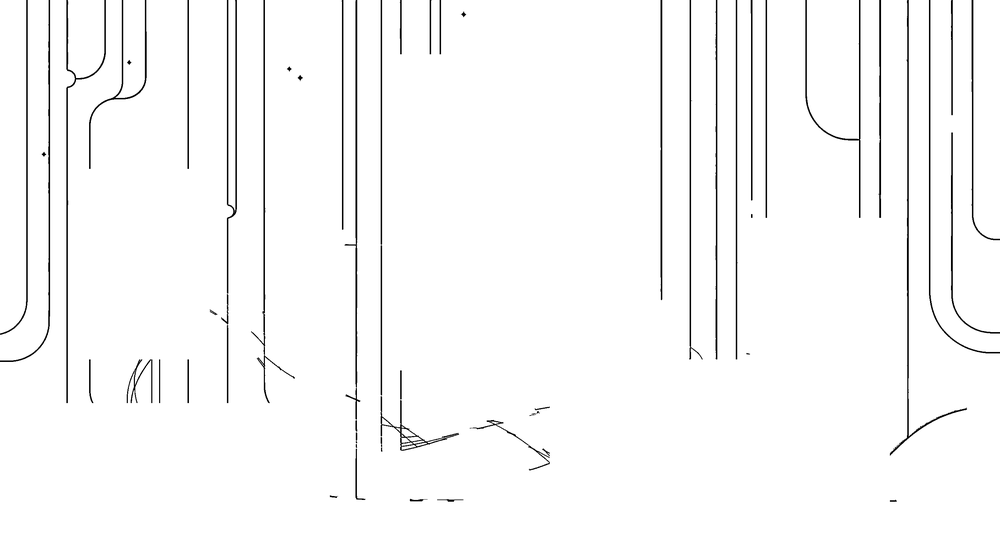
#> input picture _art/layer_circuit.png, 1000 x 545 px, shrunk from 2816 x 1536 before the run
$ python flows_split.py
#> lines starting #> are read from the running program, lines starting #| are printed output that depends on the picture; after the words box and inside, x2 and y2 are one past the last pixel; in counts of white or black regions, pixels touching at a corner belong together
#!/usr/bin/env python3
"""Separate smooth 'flow' lines from angular 'circuit' traces.

Heuristic (from observation): flow lines keep a roughly constant width and make
no sharp turns — they are long, smooth, diagonal curves. Circuit traces are
axis-aligned (long vertical runs) and/or turn sharply (~90deg corners).

Method: skeletonise -> split into arcs at junctions -> for each arc measure its
sharpest local turn and how axis-aligned it is -> classify -> paint the original
thick pixels by nearest skeleton arc.
"""
import numpy as np
from PIL import Image
from skimage.morphology import skeletonize
from scipy import ndimage as ndi

SRC = "layer_circuit.png"      # black-on-white: circuit + flows mixed
SAMPLE = 7                     # px between tangent samples (smooths pixel noise)
SHARP_DEG = 52                 # a local turn above this => a corner => circuit
AXIS_DEG = 20                  # within this of vertical/horizontal => axis-aligned
AXIS_FRAC = 0.58               # arc mostly axis-aligned => circuit
MIN_FLOW_LEN = 45              # px; shorter smooth arcs aren't confidently flows


def order_arc(coords_set, start):
    """Walk a degree<=2 pixel set into an ordered point list from `start`."""
    pts = [start]
    seen = {start}
    cur = start
    while True:
        y, x = cur
        nxt = None
        for dy in (-1, 0, 1):
            for dx in (-1, 0, 1):
                if dy == 0 and dx == 0:
                    continue
                c = (y + dy, x + dx)
                if c in coords_set and c not in seen:
                    nxt = c
                    break
            if nxt:
                break
        if nxt is None:
            break
        pts.append(nxt)
        seen.add(nxt)
        cur = nxt
    return pts


def classify(pts, is_loop):
    """Return 'flow' or 'circuit' for an ordered arc."""
    if is_loop:                      # closed loop => terminal dot / ring => circuit
        return "circuit"
    if len(pts) < SAMPLE * 2:
        return "circuit"
    samp = pts[::SAMPLE]
    if len(samp) < 3:
        return "circuit"
    angs = []
    for (y0, x0), (y1, x1) in zip(samp, samp[1:]):
        angs.append(np.degrees(np.arctan2(y1 - y0, x1 - x0)))
    angs = np.array(angs)
    # local turning between consecutive tangent samples
    turn = np.abs((np.diff(angs) + 180) % 360 - 180)
    sharp = turn.max() if len(turn) else 0.0
    # verticality: a long vertical run is the circuit signature (flows are never
    # long-vertical, though they may run flat, so horizontal is NOT a circuit cue)
    m = angs % 180
    vert_frac = float((np.abs(m - 90) < AXIS_DEG).mean())

    if sharp > SHARP_DEG:
        return "circuit"
    if vert_frac > AXIS_FRAC:
        return "circuit"
    if len(pts) >= MIN_FLOW_LEN:
        return "flow"
    return "circuit"


def main():
    mask = np.asarray(Image.open(SRC).convert("L")) < 128
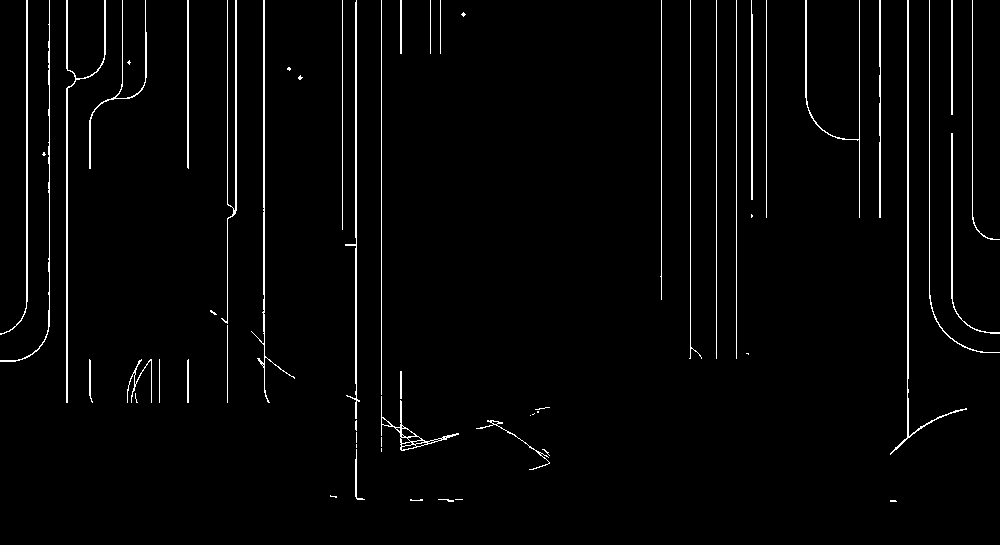
#> mask: shape (545, 1000) bool; 2.4% white in thin lines or dots
    skel = skeletonize(mask)
#> skel: shape (545, 1000) bool; 1.6% white in thin lines or dots

    # neighbour count -> junctions (deg>=3)
    k = np.ones((3, 3), int)
    deg = ndi.convolve(skel.astype(int), k, mode="constant") - skel
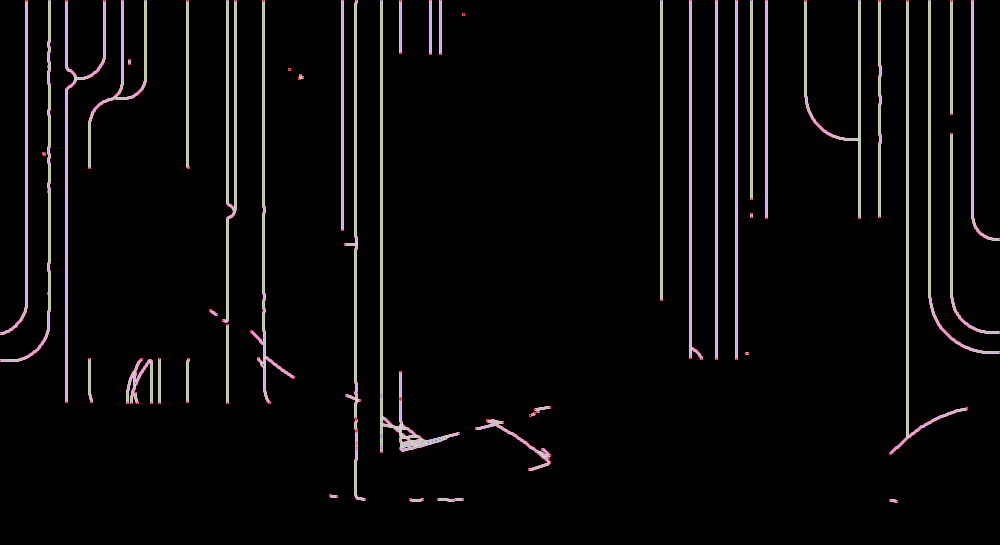
#> deg: shape (545, 1000) int64; 8 distinct labels, from 0 to 7; one colour per label, 0 black
    junctions = skel & (deg >= 3)
#> junctions: shape (545, 1000) bool; 0.03% white in thin lines or dots, all inside (x1, y1, x2, y2) = (75, 76, 909, 455)
    arcs_mask = skel & ~junctions
#> arcs_mask: shape (545, 1000) bool; 1.6% white in thin lines or dots

    lbl, n = ndi.label(arcs_mask, structure=np.ones((3, 3)))
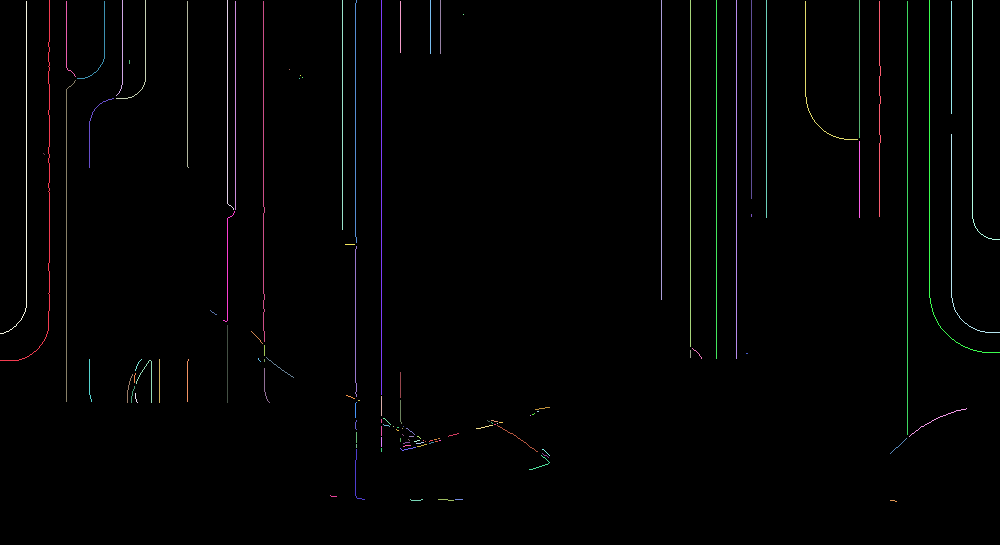
#> lbl: shape (545, 1000) int32; 129 distinct labels, from 0 to 128; one colour per label, 0 black
#> n = 128
    print(f"{n} arcs")
#| 128 arcs

    skel_class = np.zeros(skel.shape, np.uint8)  # 1=circuit, 2=flow
    for i in range(1, n + 1):
        ys, xs = np.nonzero(lbl == i)
        coords = set(zip(ys.tolist(), xs.tolist()))
        # start at an endpoint if there is one
        start = None
        for c in coords:
            y, x = c
            nb = sum((y + dy, x + dx) in coords
                     for dy in (-1, 0, 1) for dx in (-1, 0, 1)
                     if not (dy == 0 and dx == 0))
            if nb == 1:
                start = c
                break
        is_loop = start is None      # no endpoint => closed loop
        if start is None:
            start = next(iter(coords))
        pts = order_arc(coords, start)
        cls = classify(pts, is_loop)
        val = 2 if cls == "flow" else 1
        for (y, x) in coords:
            skel_class[y, x] = val
#> this loop made 128 passes
#> (ys, xs) on passes 30, 32, 33: ([14], [463]), ([69], [289]), ([75], [300])

    # paint thick pixels by nearest classified skeleton pixel
    nz = skel_class > 0
    _, (iy, ix) = ndi.distance_transform_edt(~nz, return_indices=True)
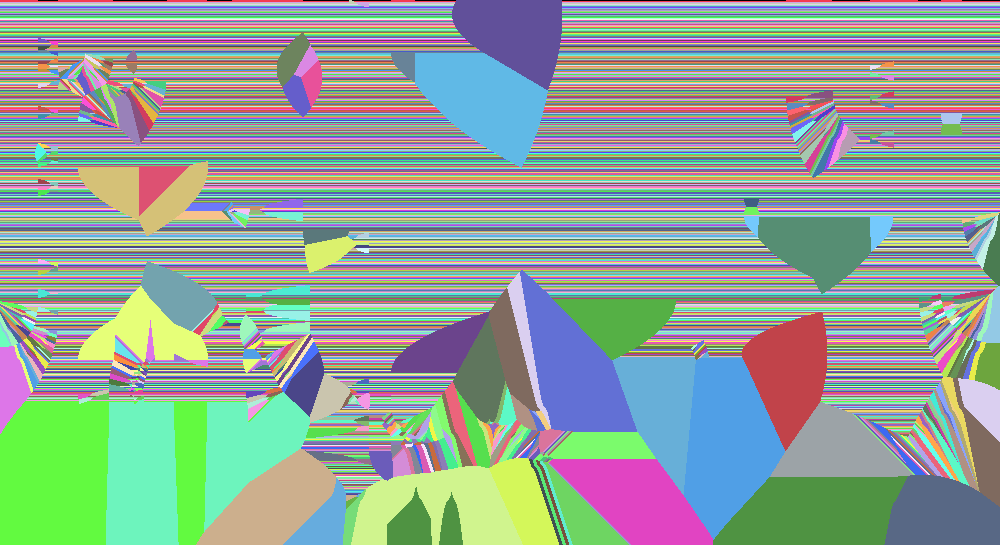
#> iy: shape (545, 1000) int32; 502 distinct labels, from 0 to 501; one colour per label, 0 black
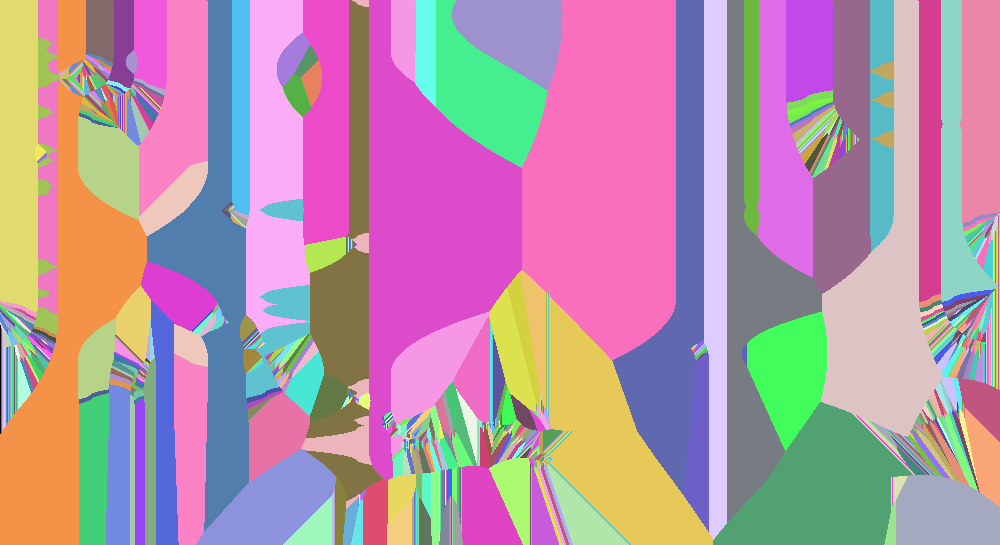
#> ix: shape (545, 1000) int32; 562 distinct labels, from 0 to 999; one colour per label, 0 black
    nearest = skel_class[iy, ix]
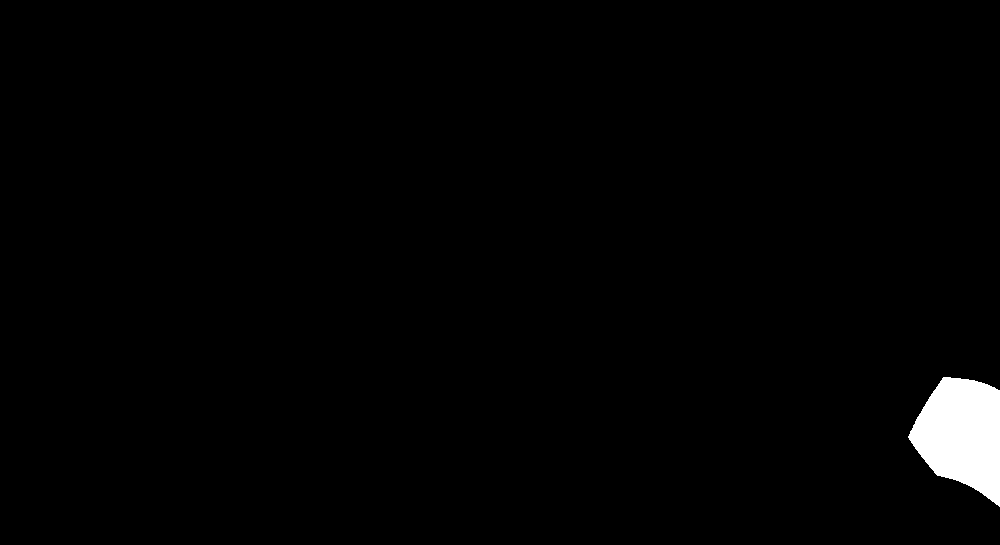
#> nearest: shape (545, 1000); values 1 (black) and 2 (white), 1.5% white; 1 white region, box (x1, y1, x2, y2) and area: (908, 377, 1000, 507) 8096
    flows = mask & (nearest == 2)
#> flows: shape (545, 1000) bool; 0.02% white in thin lines or dots, all inside (x1, y1, x2, y2) = (908, 408, 967, 438)
    circuit = mask & (nearest == 1)
#> circuit: shape (545, 1000) bool; 2.4% white in thin lines or dots
    print(f"flow px {int(flows.sum())} | circuit px {int(circuit.sum())}")
#| flow px 114 | circuit px 12906

    for name, m in (("flows", flows), ("circuit2", circuit)):
        Image.fromarray(np.where(m, 0, 255).astype(np.uint8)).save(f"layer_{name}.png")
#> this loop made 2 passes
#> name on passes 1 to 2: 'flows', 'circuit2'

    h, w = mask.shape
    prev = np.full((h, w, 3), (11, 7, 22), np.uint8)
    prev[circuit] = (150, 140, 180)
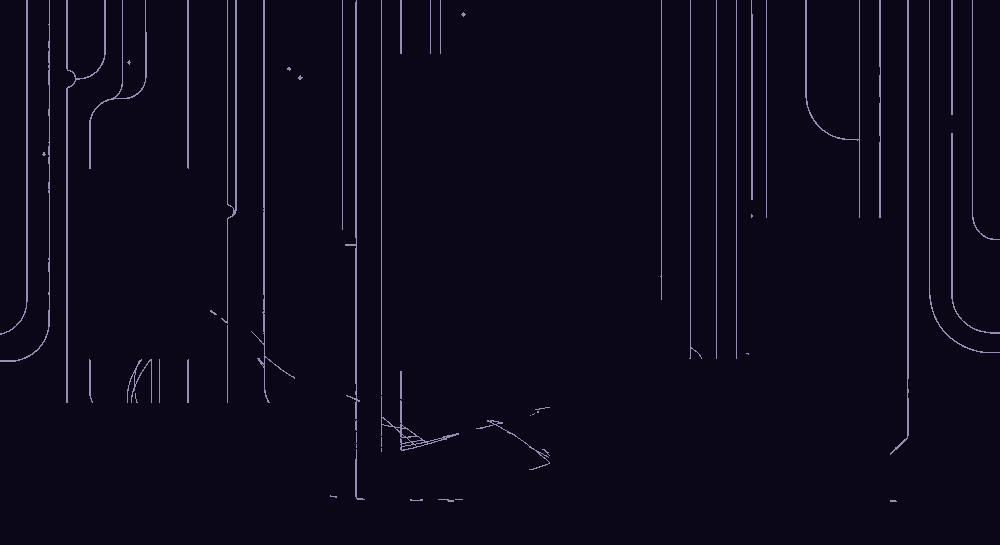
#> prev: shape (545, 1000, 3); mean of channels 0, 1, 2 14.3, 10.1, 25.7; drawn as R, G, B
    prev[flows] = (255, 150, 70)
#> prev: shape (545, 1000, 3); 0.02% of pixels changed, all inside (x1, y1, x2, y2) = (908, 408, 967, 438)
    Image.fromarray(prev).save("flows_preview.png")


if __name__ == "__main__":
    main()

$ run again, with _art/layer_flows.png copied over _art/layer_circuit.png
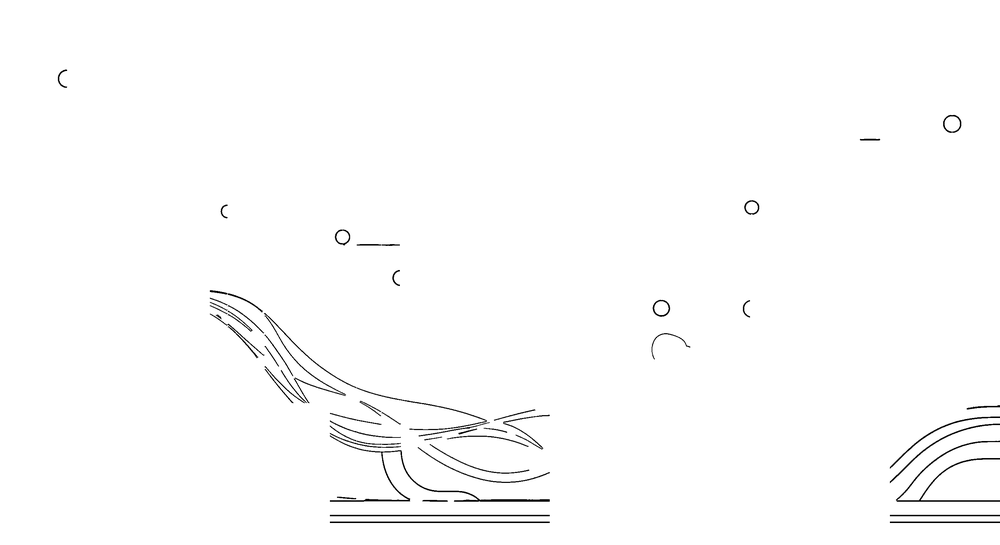
#> input picture _art/layer_flows.png, 1000 x 545 px, shrunk from 2816 x 1536 before the run
#> mask: shape (545, 1000) bool; 0.94% white in thin lines or dots, all inside (x1, y1, x2, y2) = (58, 70, 1000, 523)
#> in main, `deg = ndi.convolve(skel.astype(int), k, mode="constant") - skel`:
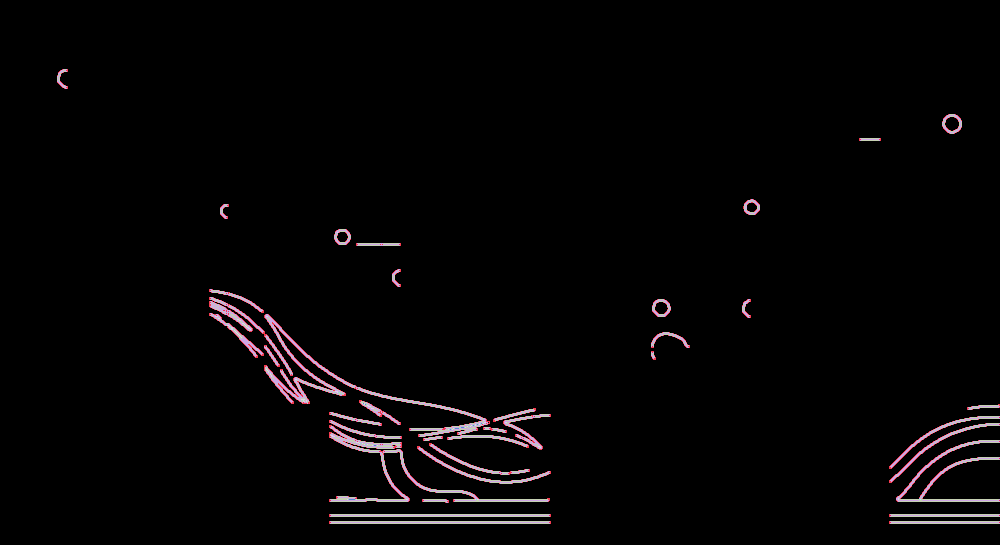
#> deg: shape (545, 1000) int64; 7 distinct labels, from 0 to 6; one colour per label, 0 black
#> junctions: shape (545, 1000) bool; 0.01% white in thin lines or dots, all inside (x1, y1, x2, y2) = (219, 319, 922, 501)
#> lbl: shape (545, 1000) int32; 105 distinct labels, from 0 to 104
#> n = 104
#| 104 arcs
#> the loop in main, `for i in range(1, n + 1):` made 104 passes
#> (ys, xs, cls, val) on passes 18 to 20: ([311, 311, 312, 313, 313, 314, 315, 315, 316, 317, 318], [228, 229, 230, 231, 232, 233, 234, 235, 236, 237, 238], 'circuit', 1), ([314, 314, 315, 315, 316, 317, 317, 318, 319], [210, 211, 212, 213, 214, 215, 216, 217, 218], 'circuit', 1), ([314, 315, 315, 316, 316, 317, 318, 318, 319, 320], [228, 229, 230, 231, 232, 233, 234, 235, 236, 237], 'circuit', 1)
#> iy: shape (545, 1000) int32; 300 distinct labels, from 70 to 522
#> ix: shape (545, 1000) int32; 531 distinct labels, from 58 to 999
#> nearest: shape (545, 1000); values 1 (black) and 2 (white), 16.2% white; 4 white regions, box (x1, y1, x2, y2) and area: (71, 310, 1000, 545) 74705, (353, 318, 493, 423) 9868, (268, 430, 396, 475) 3250, (310, 418, 378, 440) 553
#> flows: shape (545, 1000) bool; 0.4% white in thin lines or dots, all inside (x1, y1, x2, y2) = (330, 388, 1000, 523)
#> circuit: shape (545, 1000) bool; 0.54% white in thin lines or dots, all inside (x1, y1, x2, y2) = (58, 70, 1000, 502)
#| flow px 2202 | circuit px 2926
#> the loop in main, `for name, m in (("flows", flows), ("circuit2", circuit)):` made 2 passes
#> name on passes 1 to 2: 'flows', 'circuit2'
#> in main, `prev[flows] = (255, 150, 70)`:
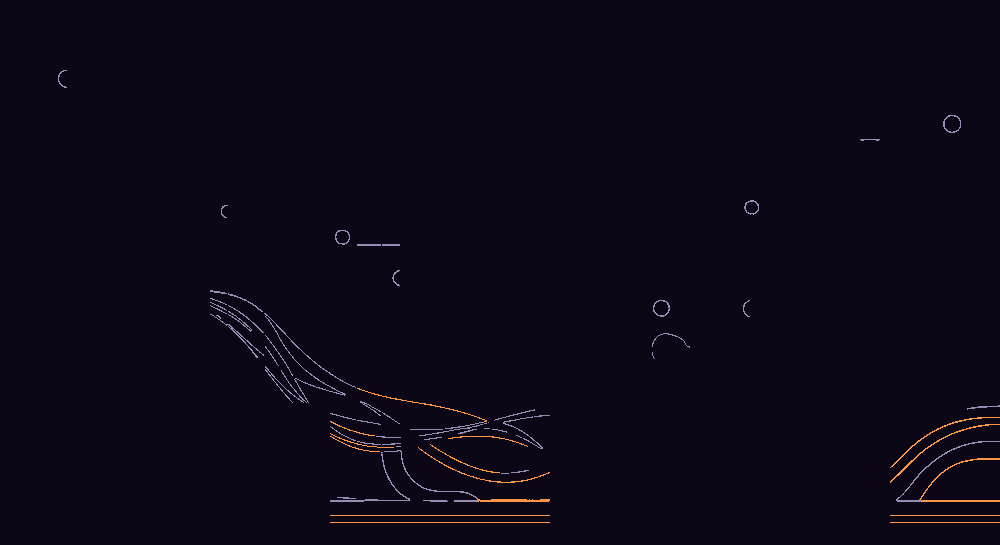
#> prev: shape (545, 1000, 3); mean of channels 0, 1, 2 12.7, 8.3, 23; drawn as R, G, B
